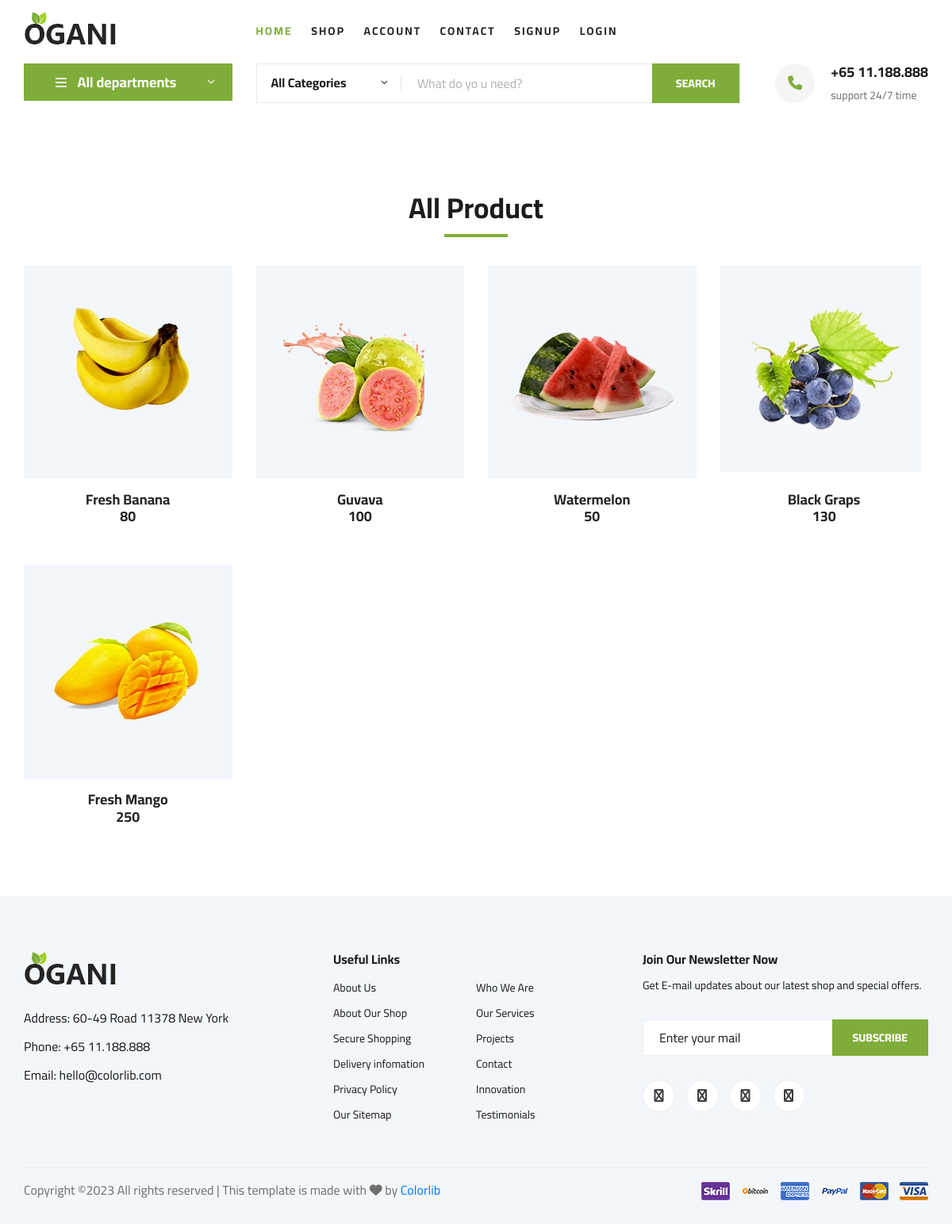
The page / on the database its author committed.
### ecommerce/models.py (models this page shows, shortened)
class Product(models.Model):
	seller=models.ForeignKey(User,on_delete=models.CASCADE)
	product_name=models.CharField(max_length=100)
	product_price=models.PositiveIntegerField()
	product_desc=models.TextField()
	product_image=models.ImageField(upload_to="product_image/")

### ecommerce/views.py (the view)
# urls.py: path('',views.index,name="index"),
def index(request):
	products=Product.objects.all()
	try:
		user=User.objects.get(email=request.session['email'])
		if user.usertype=="buyer":
			return render(request,'index.html',{'products':products})
		else:
			return render(request,'seller-index.html')
	except:
		return render(request,'index.html',{'products':products})

### ecommerce/templates/index.html (shortened to what this page needs)
{% extends 'header.html' %}
{% load static %}
{% block content %}
<!DOCTYPE html>
<html lang="zxx">
<head>
</head>
<body>
    <section class="featured spad">
        <div class="container">
            <div class="row">
                <div class="col-lg-12">
                    <div class="section-title">
                        <h2>All Product</h2>
                    </div>
                </div>
            </div>
            <div class="row featured__filter">
                {% for i in products %}
                <div class="col-lg-3 col-md-4 col-sm-6 mix oranges fresh-meat">
                    <div class="featured__item">
                        <div class="featured__item__pic set-bg" data-setbg="{{i.product_image.url}}">
                        </div>
                        <div class="featured__item__text">
                            <h5>{{i.product_name}}</h5>
                            <h5>{{i.product_price}}</h5>
                        </div>
                    </div>
                </div>
                {% endfor %}
            </div>
        </div>
    </section>
</body>
</html>
{% endblock %}

### ecommerce/templates/header.html (shortened to what this page needs)
{% load static %}
<!DOCTYPE html>
<html lang="zxx">
<head>
    <link rel="stylesheet" href="{% static 'css/bootstrap.min.css' %}" type="text/css">
    <link rel="stylesheet" href="{% static 'css/font-awesome.min.css' %}" type="text/css">
    <link rel="stylesheet" href="{% static 'css/elegant-icons.css' %}" type="text/css">
    <link rel="stylesheet" href="{% static 'css/nice-select.css' %}" type="text/css">
    <link rel="stylesheet" href="{% static 'css/jquery-ui.min.css' %}" type="text/css">
    <link rel="stylesheet" href="{% static 'css/owl.carousel.min.css' %}" type="text/css">
    <link rel="stylesheet" href="{% static 'css/slicknav.min.css' %}" type="text/css">
    <link rel="stylesheet" href="{% static 'css/style.css' %}" type="text/css">
    <link rel="stylesheet" href="https://cdnjs.cloudflare.com/ajax/libs/font-awesome/6.4.2/css/all.min.css" />
</head>
<body>
    <header class="header">
        <div class="container">
            <div class="row">
                <div class="col-lg-3">
                    <div class="header__logo">
                        <a href="/"><img src="{% static 'img/logo.png' %}" alt=""></a>
                    </div>
                </div>
                <div class="col-lg-7">
                    <nav class="header__menu">
                        <ul>
                            <li class="active"><a href="/">Home</a></li>
                            <li><a href="{% url 'shop-grid' %}">Shop</a></li>
                            <li><a href="#">Account</a>
                            </li>
                            <li><a href="{% url 'contact' %}">Contact</a></li>
                            {% if request.session.email %}
                                <li><a href="{% url 'logout' %}">Logout[{{request.session.fname}}]</a></li>
                            {% else %}
                                <li><a href="{% url 'signup' %}">Signup</a></li>
                                <li><a href="{% url 'login' %}">Login</a></li>
                            {% endif %}
                        </ul>
                    </nav>
                </div>
                <div class="col-lg-2">
                    <div class="header__cart">
                    </div>
                </div>
            </div>
        </div>
    </header>
    <section class="hero hero-normal">
        <div class="container">
            <div class="row">
                <div class="col-lg-3">
                    <div class="hero__categories">
                        <div class="hero__categories__all">
                            <i class="fa fa-bars"></i>
                            <span>All departments</span>
                        </div>
                    </div>
                </div>
                <div class="col-lg-9">
                    <div class="hero__search">
                        <div class="hero__search__form">
                            <form action="#">
                                <div class="hero__search__categories">
                                    All Categories
                                    <span class="arrow_carrot-down"></span>
                                </div>
                                <input type="text" placeholder="What do yo u need?">
                                <button type="submit" class="site-btn">SEARCH</button>
                            </form>
                        </div>
                        <div class="hero__search__phone">
                            <div class="hero__search__phone__icon">
                                <i class="fa fa-phone"></i>
                            </div>
                            <div class="hero__search__phone__text">
                                <h5>+65 11.188.888</h5>
                                <span>support 24/7 time</span>
                            </div>
                        </div>
                    </div>
                </div>
            </div>
        </div>
    </section>
    {% block content %}
    {% endblock %}
    <footer class="footer spad">
        <div class="container">
            <div class="row">
                <div class="col-lg-3 col-md-6 col-sm-6">
                    <div class="footer__about">
                        <div class="footer__about__logo">
                            <a href="./index.html"><img src="{% static 'img/logo.png' %}" alt=""></a>
                        </div>
                        <ul>
                            <li>Address: 60-49 Road 11378 New York</li>
                            <li>Phone: +65 11.188.888</li>
                            <li>Email: hello@colorlib.com</li>
                        </ul>
                    </div>
                </div>
                <div class="col-lg-4 col-md-6 col-sm-6 offset-lg-1">
                    <div class="footer__widget">
                        <h6>Useful Links</h6>
                        <ul>
                            <li><a href="#">About Us</a></li>
                            <li><a href="#">About Our Shop</a></li>
                            <li><a href="#">Secure Shopping</a></li>
                            <li><a href="#">Delivery infomation</a></li>
                            <li><a href="#">Privacy Policy</a></li>
                            <li><a href="#">Our Sitemap</a></li>
                        </ul>
                        <ul>
                            <li><a href="#">Who We Are</a></li>
                            <li><a href="#">Our Services</a></li>
                            <li><a href="#">Projects</a></li>
                            <li><a href="#">Contact</a></li>
                            <li><a href="#">Innovation</a></li>
                            <li><a href="#">Testimonials</a></li>
                        </ul>
                    </div>
                </div>
                <div class="col-lg-4 col-md-12">
                    <div class="footer__widget">
                        <h6>Join Our Newsletter Now</h6>
                        <p>Get E-mail updates about our latest shop and special offers.</p>
                        <form action="#">
                            <input type="text" placeholder="Enter your mail">
                            <button type="submit" class="site-btn">Subscribe</button>
                        </form>
                        <div class="footer__widget__social">
                            <a href="#"><i class="fa fa-facebook"></i></a>
                            <a href="#"><i class="fa fa-instagram"></i></a>
                            <a href="#"><i class="fa fa-twitter"></i></a>
                            <a href="#"><i class="fa fa-pinterest"></i></a>
                        </div>
                    </div>
                </div>
            </div>
            <div class="row">
                <div class="col-lg-12">
                    <div class="footer__copyright">
                        <div class="footer__copyright__text"><p>
  Copyright &copy;<script>document.write(new Date().getFullYear());</script> All rights reserved | This template is made with <i class="fa fa-heart" aria-hidden="true"></i> by <a href="https://colorlib.com" target="_blank">Colorlib</a>
  </p></div>
                        <div class="footer__copyright__payment"><img src="{% static 'img/payment-item.png' %}" alt=""></div>
                    </div>
                </div>
            </div>
        </div>
    </footer>
</body>
</html>

### rows shown on the page
Product: shows a picture, product_name "Fresh Banana", product_price "80"
Product: shows a picture, product_name "Guvava", product_price "100"
Product: shows a picture, product_name "Watermelon", product_price "50"
Product: shows a picture, product_name "Black Graps", product_price "130"
Product: shows a picture, product_name "Fresh Mango", product_price "250"
